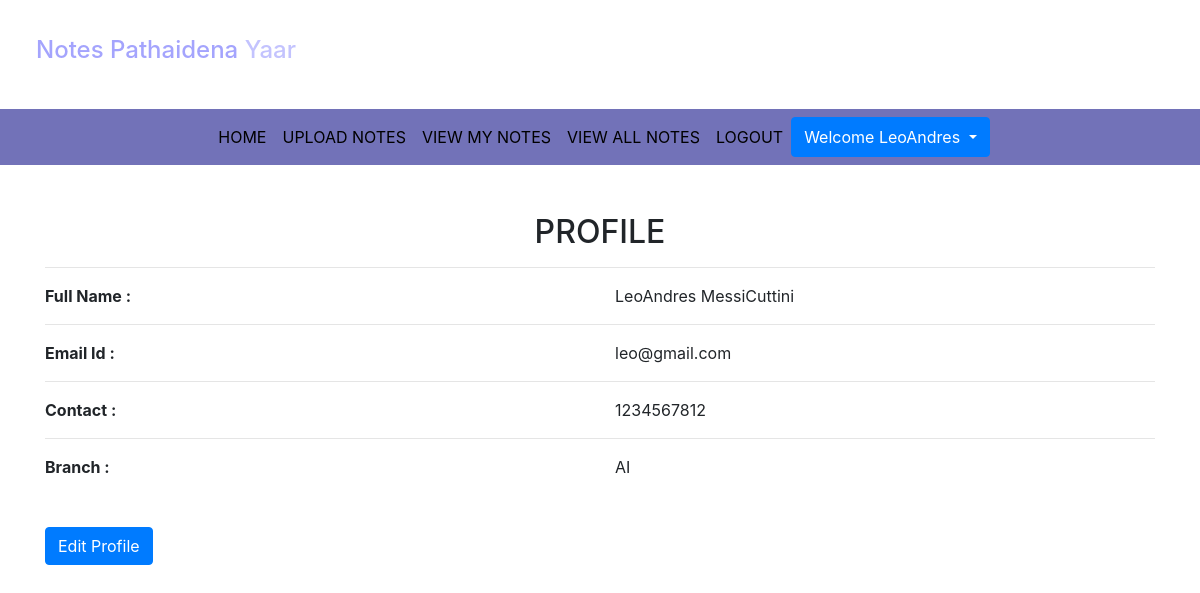
Screenshot of /profile (signed in) with the database file from the repository.
### notes/models.py (models this page shows, shortened)
class Signup(models.Model):
    user = models.ForeignKey(User,on_delete=models.CASCADE)
    contact = models.CharField(max_length=10,null=True)
    branch = models.CharField(max_length=30)
    role = models.CharField(max_length=15)

### notes/views.py (the view)
# urls.py: path('profile',profile,name='profile'),
def profile(request):
    if not request.user.is_authenticated:
        return redirect('login')
    user = User.objects.get(id=request.user.id)
    data = Signup.objects.get(user = user)
    d={'data':data,'user':user}
    return render(request, 'profile.html',d)

### notes/templates/profile.html
{% extends 'usernavigation.html' %} {% load static %} {% block body %}
<div class="container mt-5">
  <h2 class="text-center">PROFILE</h2>
  <hr />
  <div class="row">
    <div class="col-md-6">
      <b>Full Name :</b>
    </div>
    <div class="col-md-6" style="text-transform: capitalize">
      {{data.user.first_name}} {{data.user.last_name}}
    </div>
  </div>
  <hr />
  <div class="row">
    <div class="col-md-6">
      <b>Email Id :</b>
    </div>
    <div class="col-md-6">{{data.user.username}}</div>
  </div>
  <hr />
  <div class="row">
    <div class="col-md-6">
      <b>Contact :</b>
    </div>
    <div class="col-md-6">{{data.contact}}</div>
  </div>
  <hr />
  <div class="row">
    <div class="col-md-6">
      <b>Branch :</b>
    </div>
    <div class="col-md-6">{{data.branch}}</div>
  </div>
  <a href="{% url 'edit_profile'%}" class="btn btn-primary mt-5"
    >Edit Profile</a
  >
</div>
{% endblock %}

### notes/templates/usernavigation.html (shortened to what this page needs)
<html lang="en">
  <head>
    {% load static %}
    <link
      rel="stylesheet"
      href="https://maxcdn.bootstrapcdn.com/bootstrap/4.3.1/css/bootstrap.min.css"
    />
    <link
      rel="stylesheet"
      href="https://use.fontawesome.com/releases/v5.6.3/css/all.css"
    />
    <link rel="stylesheet" href="{% static 'css/mystyle.css'%} " />
  </head>
  <body>
    <h4 style="padding: 3%">
      <span style="color: #a4a4fd"> Notes Pathaidena</span
      ><span style="color: #c3c3fe"> Yaar</span>
    </h4>
    <nav
      class="navbar navbar-expand-sm justify-content-center"
      style="background-color: #7272b8"
    >
      <ul class="navbar-nav">
        <li class="navbar-item">
          <a class="nav-link" href="{% url 'profile'%}">HOME</a>
        </li>
        <li class="navbar-item">
          <a class="nav-link" href="{% url 'upload_notes'%}">UPLOAD NOTES</a>
        </li>
        <li class="navbar-item">
          <a class="nav-link" href="{% url 'view_mynotes'%}">VIEW MY NOTES</a>
        </li>
        <li class="navbar-item">
          <a class="nav-link" href="{% url 'viewallnotes'%}">VIEW ALL NOTES</a>
        </li>
        <li class="navbar-item">
          <a class="nav-link" href="{% url 'logout'%}">LOGOUT</a>
        </li>
        <div class="btn-group">
          <button
            type="button"
            class="btn btn-primary dropdown-toggle"
            data-toggle="dropdown"
          >
            Welcome {{request.user.first_name}}
          </button>
        </div>
      </ul>
    </nav>
  </body>
</html>
{% block body %} {% endblock %}

### notes/static/css/mystyle.css (style rules this page uses)
.nav-link { color: black; }

### rows the page displays
Signup: user.first_name "LeoAndres", user.last_name "MessiCuttini", user.username "leo@gmail.com", contact "1234567812", branch "AI"

### other values shown
{{ request.user.first_name }} "LeoAndres"
